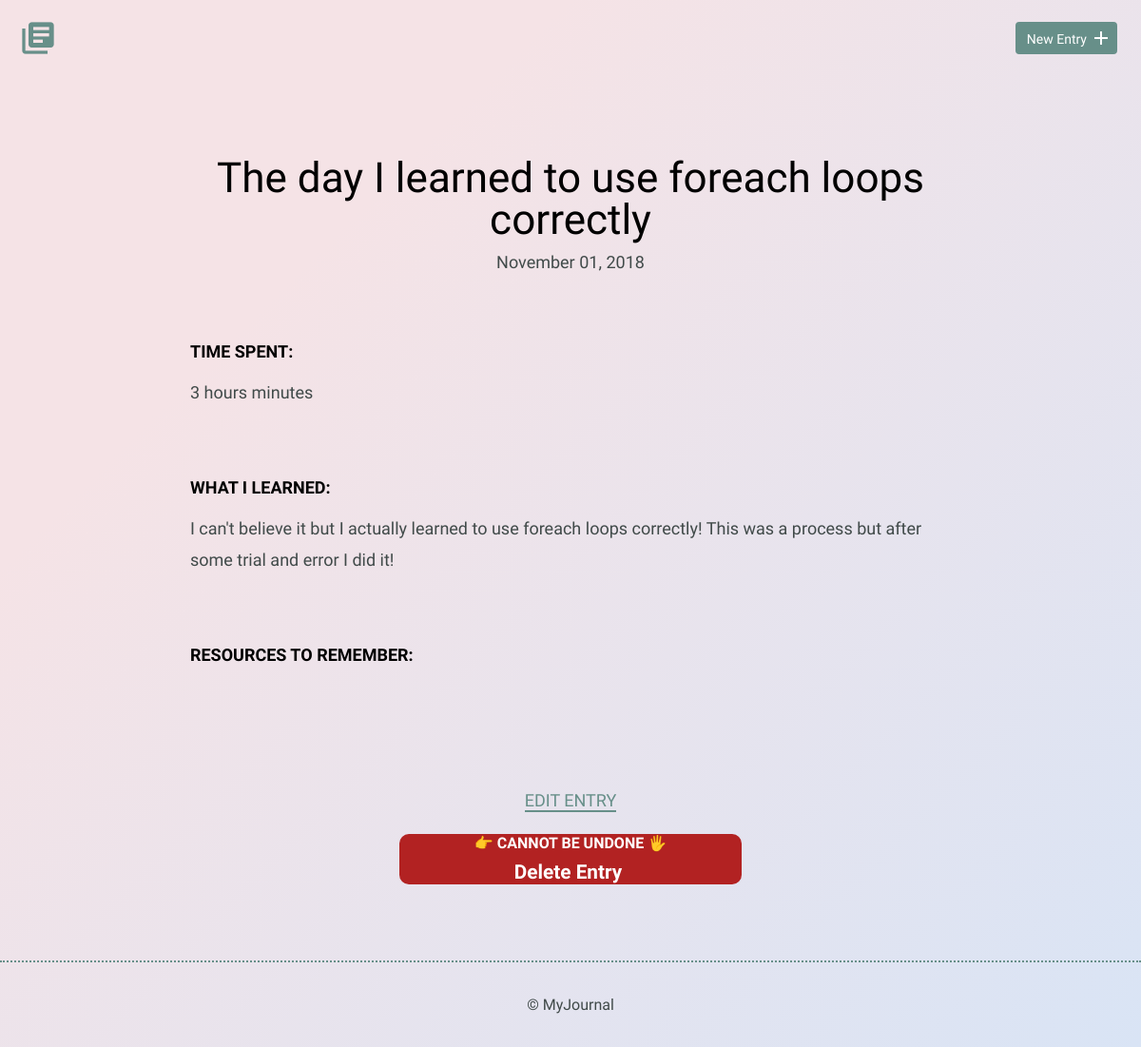
The app's page /detail.php?id=3, older data.
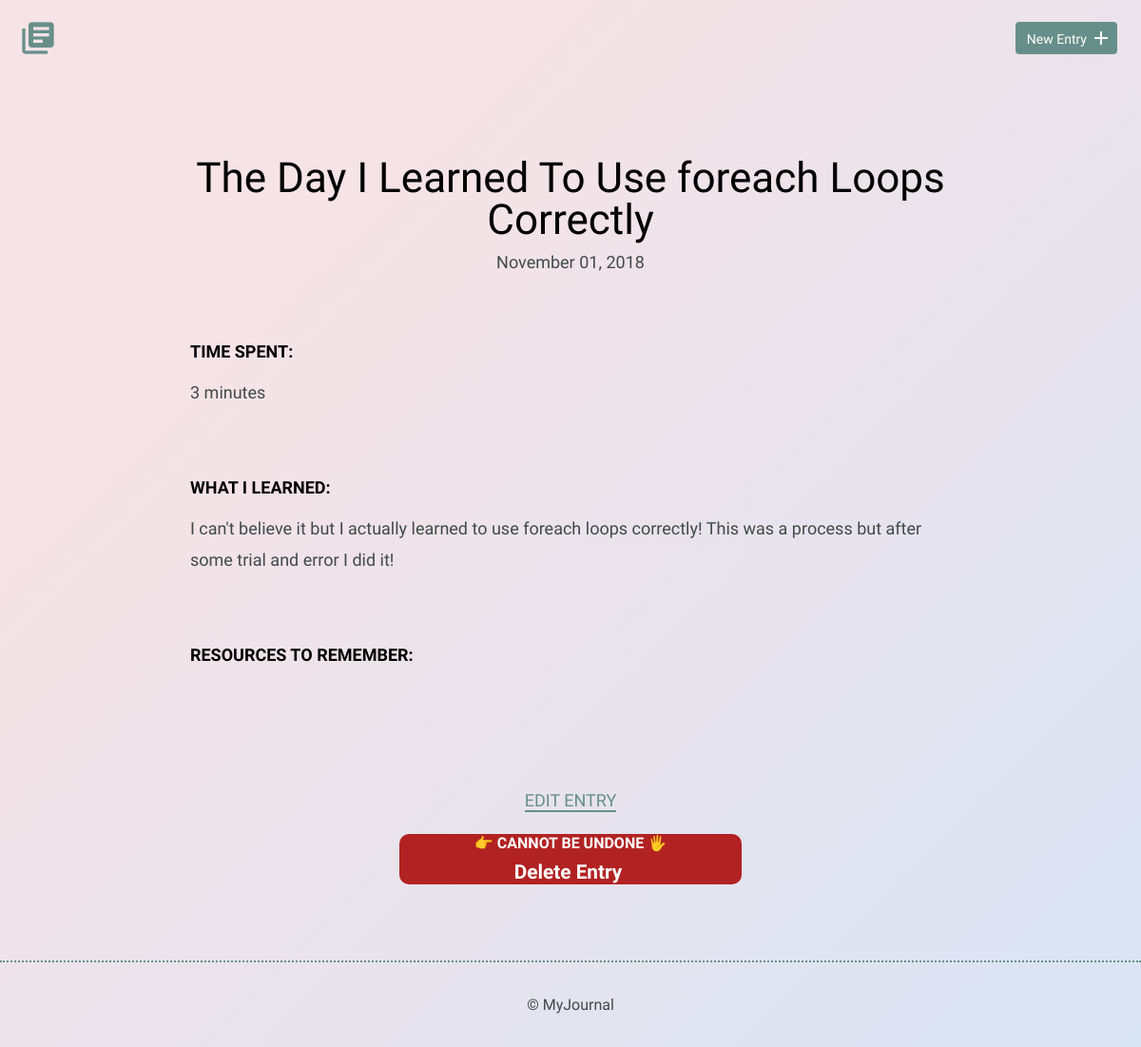
The same page, newer data.
### tables this page shows
CREATE TABLE "entries" (
	`id`	INTEGER,
	`title`	TEXT,
	`date`	TEXT,
	`time_spent`	INTEGER,
	`learned`	BLOB,
	`resources`	BLOB,
	PRIMARY KEY(`id`)
);

### inc/functions.php (called while the page is built, shortened)
<?php
function get_single_entry($id) {
	include 'inc/dbconnection.php';
	$get_entry = "SELECT id, title, date, time_spent, learned, resources
								FROM entries
								WHERE id = ?";
	if (isset($_GET['id'])) {
		try {
			$results = $db->prepare($get_entry);
			$results->bindValue(1, $id, PDO::PARAM_INT);
			$results->execute();
		} catch (Connection $e) {
				$e->getMessage();
				return array();
		}
	}
	return $results->fetch(PDO::FETCH_ASSOC);
}

### detail.php (the view, shortened to what this page needs)
<?php
	include 'inc/head.php';
	include 'inc/functions.php';
	$single_entry = get_single_entry($_GET['id']);
	$date_convert= explode("-", $single_entry['date']);
		$month = '';
		$day = $date_convert[2];
		$year = $date_convert[0];
		switch ($date_convert[1]) {
				case '11':
				$month = 'November';
				break;
		}
?>
    <body>
        <header>
            <div class="container">
                <div class="site-header">
                    <a class="logo" href="index.php"><i class="material-icons">library_books</i></a>
                    <a class="button icon-right" href="new.php"><span>New Entry</span> <i class="material-icons">add</i></a>
                </div>
            </div>
        </header>
        <section>
            <div class="container">
                <div class="entry-list single">
                    <article>
												<h1><?php echo $single_entry['title']; ?></h1>
                        <time datetime="2016-01-31"><?php echo $month . ' ' . $day . ', ' . $year; ?></time>
                        <div class="entry">
                            <h3>Time Spent: </h3>
                            <p><?php echo $single_entry['time_spent']; ?> minutes</p>
                        </div>
                        <div class="entry">
                            <h3>What I Learned:</h3>
                            <p><?php echo $single_entry['learned']; ?></p>
                        </div>
                        <div class="entry">
                            <h3>Resources to Remember:</h3>
                        </div>
                    </article>
                </div>
            </div>
            <div class="edit">
                <p><a href="edit.php?id=<?php echo $single_entry['id'];?>">Edit Entry</a></p>
								<form class='delete-form'
								method="POST" action="">
									<label for="delete-entry">&#128073; CANNOT BE UNDONE &#128400;</label>
									<input type="submit" class="delete-btn" name="deleteEntry" value="Delete Entry">
								</form>
            </div>
        </section>
				<?php include 'inc/footer.php'; ?>

Row changes from the older to the newer data that the page shows:
changed entries "November": title "The day I learned to use foreach loops correctly" → "The Day I Learned To Use foreach Loops Correctly"; time_spent "3 hours" → "3"
